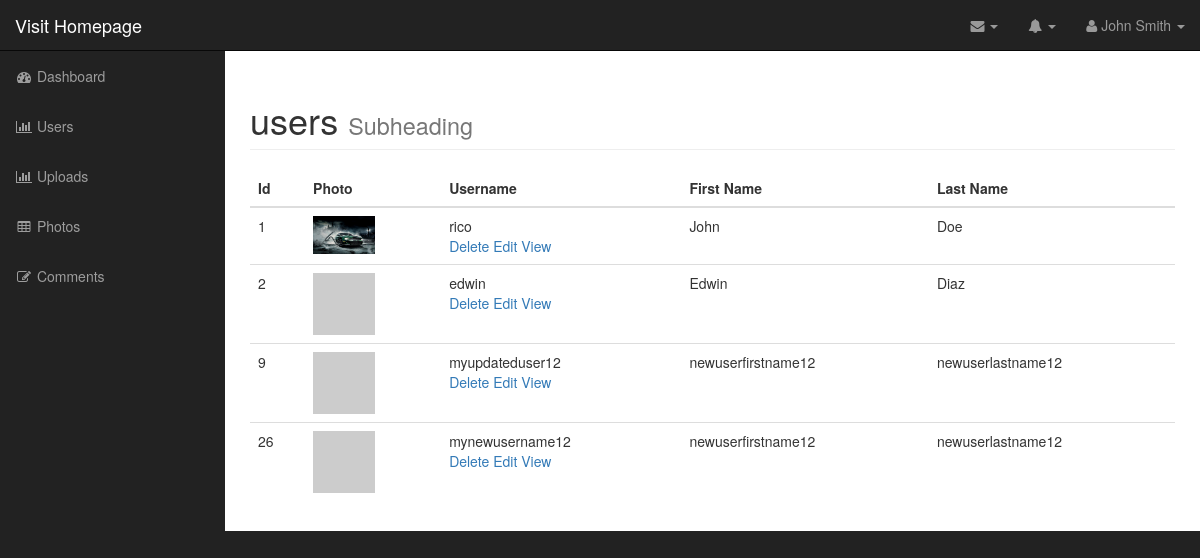
The page /admin/users.php (signed in) on the database its author committed.
### tables this page shows
CREATE TABLE IF NOT EXISTS `users` (
  `id` int(11) NOT NULL AUTO_INCREMENT,
  `username` varchar(255) NOT NULL,
  `password` varchar(255) NOT NULL,
  `first_name` varchar(255) NOT NULL,
  `last_name` varchar(255) NOT NULL,
  `user_image` varchar(255) NOT NULL,
  PRIMARY KEY (`id`)
);

### admin/includes/database.php (called while the page is built, shortened)
<?php
class Database{
	public $connection;
	public function open_db_connection(){
		$this->connection = new mysqli(DB_HOST,DB_USER,DB_PASS,DB_NAME);
	}
	public function query($sql){
		$result = $this->connection->query($sql);
		return $result;
	}
}
$database = new Database();
?>

### admin/includes/db_object.php (called while the page is built, shortened)
<?php
class Db_object{
	public static function find_all(){
	    return static::find_by_query("SELECT * FROM `".static::$db_table."`");
	}
	public static function find_by_query($sql){
	    global $database;
		$result_set = $database->query($sql);
	    $object_array = array();
	    while($fh_row = mysqli_fetch_assoc($result_set)){
	        $object_array[]= static::instantiation($fh_row);
	    }
	    return $object_array;
	}
	public static function instantiation($the_record){
	   $thisObject = new $calling_class;
	    foreach($the_record as $the_attribute=>$value){
	        if($thisObject->has_the_attr($the_attribute)){
	                $thisObject->$the_attribute = $value;
	        }
	    }
	    return $thisObject;
	}
	private function has_the_attr($the_attribute){
	    $object_vars = get_object_vars($this);
	    return array_key_exists($the_attribute, $object_vars);
	}
}
?>

### admin/includes/users.php (called while the page is built, shortened)
<?php
class Users extends Db_object{
    public $user_image;
    public $upload_directory="images";
    public $image_placeholder = "https://via.placeholder.com/400&text=Image";
    public function image_path_and_placeholder(){
        return (empty($this->user_image)) ? $this->image_placeholder : $this->upload_directory.DS.$this->user_image;
    }
}
?>

### admin/users.php (the view, shortened to what this page needs)
<?php error_reporting(0); include("includes/header.php"); ?>
    <nav class="navbar navbar-inverse navbar-fixed-top" role="navigation">
       <?php  include "includes/top_nav.php"; ?>
       <?php include "includes/side_nav.php"; ?>
    </nav>
    <div id="page-wrapper">
       <div class="container-fluid">
           <div class="row">
               <div class="col-lg-12">
                   <h1 class="page-header">
                       users
                       <small>Subheading</small>
                   </h1>
               </div>
               <div class="col-lg-12">
                  <table class="table table-hover">
                      <thead>
                          <tr>
                              <th>Id</th>
                              <th>Photo</th>
                              <th>Username</th>
                              <th>First Name</th>
                              <th>Last Name</th>
                          </tr>
                      </thead>
                      <tbody>
                          <?php
                            $users = Users::find_all();
                            foreach($users as $user){ ?>
                                <tr>
                                    <td> <?php echo $user->id; ?>
                                </td>
                                    <td> <img src="<?php echo $user->image_path_and_placeholder(); ?>" alt="<?php echo $user->username ?>" class="admin-user-thumbnail"> </td>
                                    <td><?php echo $user->username ?> <br>
                                    <div class="action_links">
                                        <a href="delete_user.php?id=<?php echo $user->id; ?>">Delete</a>
                                        <a href="edit_user.php?id=<?php echo $user->id; ?>">Edit</a>
                                        <a href="">View</a>
                                    </div> </td>
                                    <td><?php echo $user->first_name ?></td>
                                    <td><?php echo $user->last_name ?></td>
                                </tr>
                           <?php }
                          ?>
                      </tbody>
                  </table>
               </div>
           </div>
       </div>
    </div>
<?php include("includes/footer.php"); ?>

### admin/css/sb-admin.css (style rules this page uses)
body { margin-top: 100px; background-color: #222; }
@media (min-width:768px) { body { margin-top: 50px; } }
#page-wrapper { width: 100%; padding: 0; background-color: #fff; }
@media (min-width:768px) { #page-wrapper { padding: 10px; } }

### admin/css/styles.css (style rules this page uses)
.admin-user-thumbnail { width:62px; }

### rows shown on the page
users: id "1", user_image (placeholder picture), username "rico", first_name "John", last_name "Doe"
users: id "2", username "edwin", first_name "Edwin", last_name "Diaz"
users: id "9", username "myupdateduser12", first_name "newuserfirstname12", last_name "newuserlastname12"
users: id "26", username "mynewusername12", first_name "newuserfirstname12", last_name "newuserlastname12"
